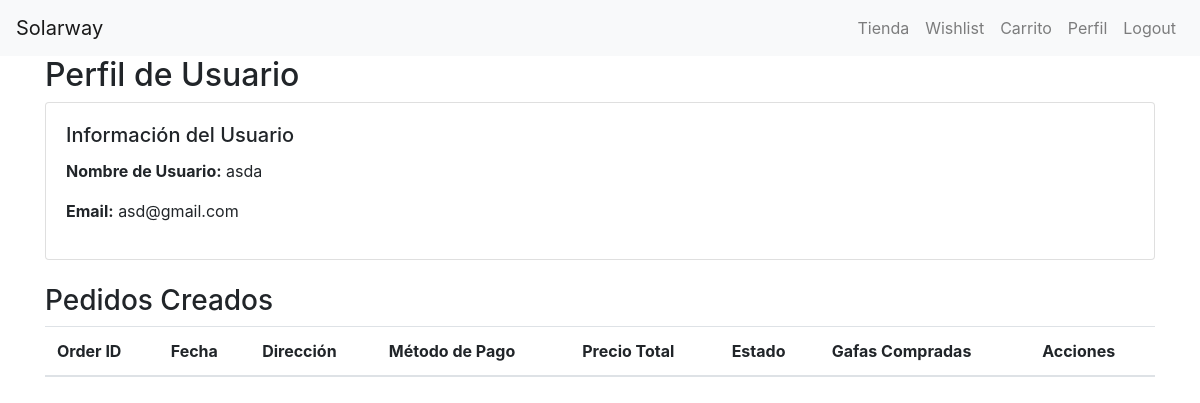
Before: /accounts/profile/ (signed in) with the older database file.
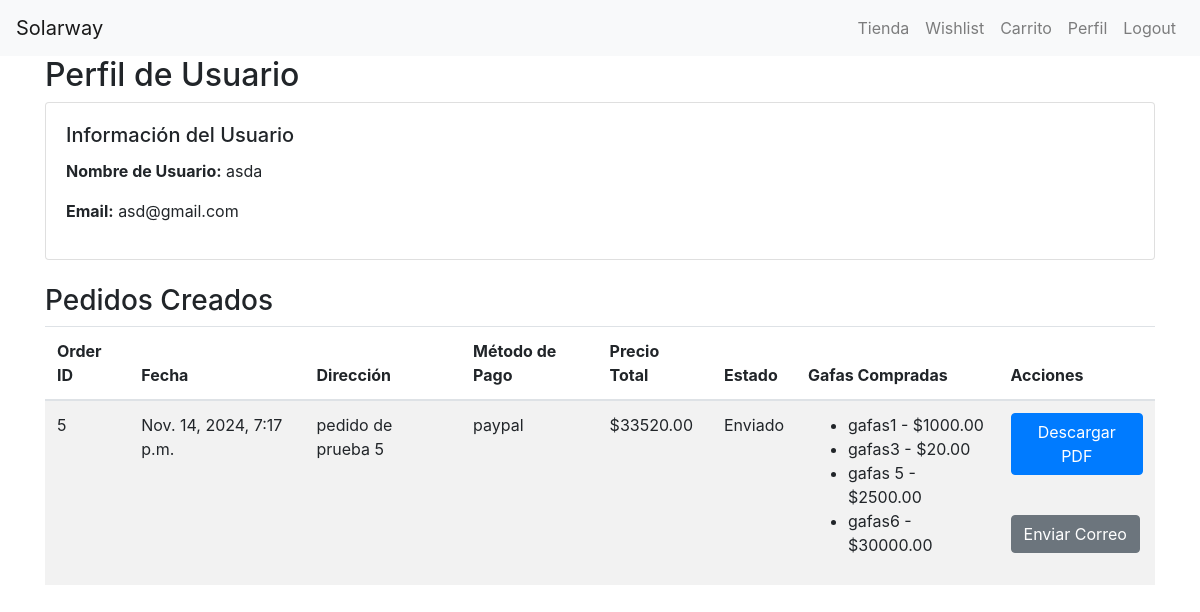
After: the same page with the newer database file.
### accounts/models.py (models this page shows, shortened)
class Order(models.Model):
    STATUS_CHOICES = [
        ('cancelado', 'Cancelado'),
        ('en_proceso', 'En Proceso'),
        ('enviado', 'Enviado'),
        ('completado', 'Completado'),
    ]
    user = models.ForeignKey(User, on_delete=models.CASCADE)
    gafas = models.ManyToManyField(Gafas)
    address = models.CharField(max_length=255)
    payment_method = models.CharField(max_length=50)
    created_at = models.DateTimeField(auto_now_add=True)
    status = models.CharField(max_length=20, choices=STATUS_CHOICES, default='en_proceso')
    def total_price(self):
        return sum(gafa.precio for gafa in self.gafas.all())

class Gafas(models.Model):
    nombre = models.CharField(max_length=100)
    descripcion = models.TextField()
    precio = models.DecimalField(max_digits=10, decimal_places=2)
    stock = models.IntegerField()
    imagen = models.ImageField(upload_to='gafas/')

### accounts/views.py (the view)
# urls.py: path('profile/', views.profile, name='profile'),
@login_required
def profile(request):
    user = request.user
    orders = Order.objects.filter(user=user)
    return render(request, 'accounts/profile.html', {'user': user, 'orders': orders})

### accounts/templates/accounts/profile.html (shortened to what this page needs)
{% extends 'base.html' %}
{% block content %}
<h2>Perfil de Usuario</h2>
<div class="card mb-4">
    <div class="card-body">
        <h5 class="card-title">Información del Usuario</h5>
        <p><strong>Nombre de Usuario:</strong> {{ user.username }}</p>
        <p><strong>Email:</strong> {{ user.email }}</p>
    </div>
</div>
<h3>Pedidos Creados</h3>
<table class="table table-striped">
    <thead>
        <tr>
            <th>Order ID</th>
            <th>Fecha</th>
            <th>Dirección</th>
            <th>Método de Pago</th>
            <th>Precio Total</th>
            <th>Estado</th>
            <th>Gafas Compradas</th>
            <th>Acciones</th>
        </tr>
    </thead>
    <tbody>
        {% for order in orders %}
        <tr>
            <td>{{ order.id }}</td>
            <td>{{ order.created_at }}</td>
            <td>{{ order.address }}</td>
            <td>{{ order.payment_method }}</td>
            <td>${{ order.total_price }}</td>
            <td>{{ order.get_status_display }}</td>
            <td>
                <ul>
                    {% for gafa in order.gafas.all %}
                    <li>{{ gafa.nombre }} - ${{ gafa.precio }}</li>
                    {% endfor %}
                </ul>
            </td>
            <td>
                <a href="{% url 'download_order_pdf' order.id %}" class="btn btn-primary">Descargar PDF</a>
                <p>&nbsp;</p>
                <a href="{% url 'send_order_pdf_email' order.id %}" class="btn btn-secondary">Enviar Correo</a>
            </td>
        </tr>
        {% endfor %}
    </tbody>
</table>
{% endblock %}

Changed rows visible on the page:
added Order: id "5", created_at "Nov. 14, 2024, 7:17 p.m.", address "pedido de prueba 5", payment_method "paypal", total_price "33520.00", status "Enviado"
now on this page (row unchanged): Gafas: nombre "gafas1", precio "1000.00"
now on this page (row unchanged): Gafas: nombre "gafas3", precio "20.00"
added Gafas: nombre "gafas 5", precio "2500.00"
added Gafas: nombre "gafas6", precio "30000.00"
